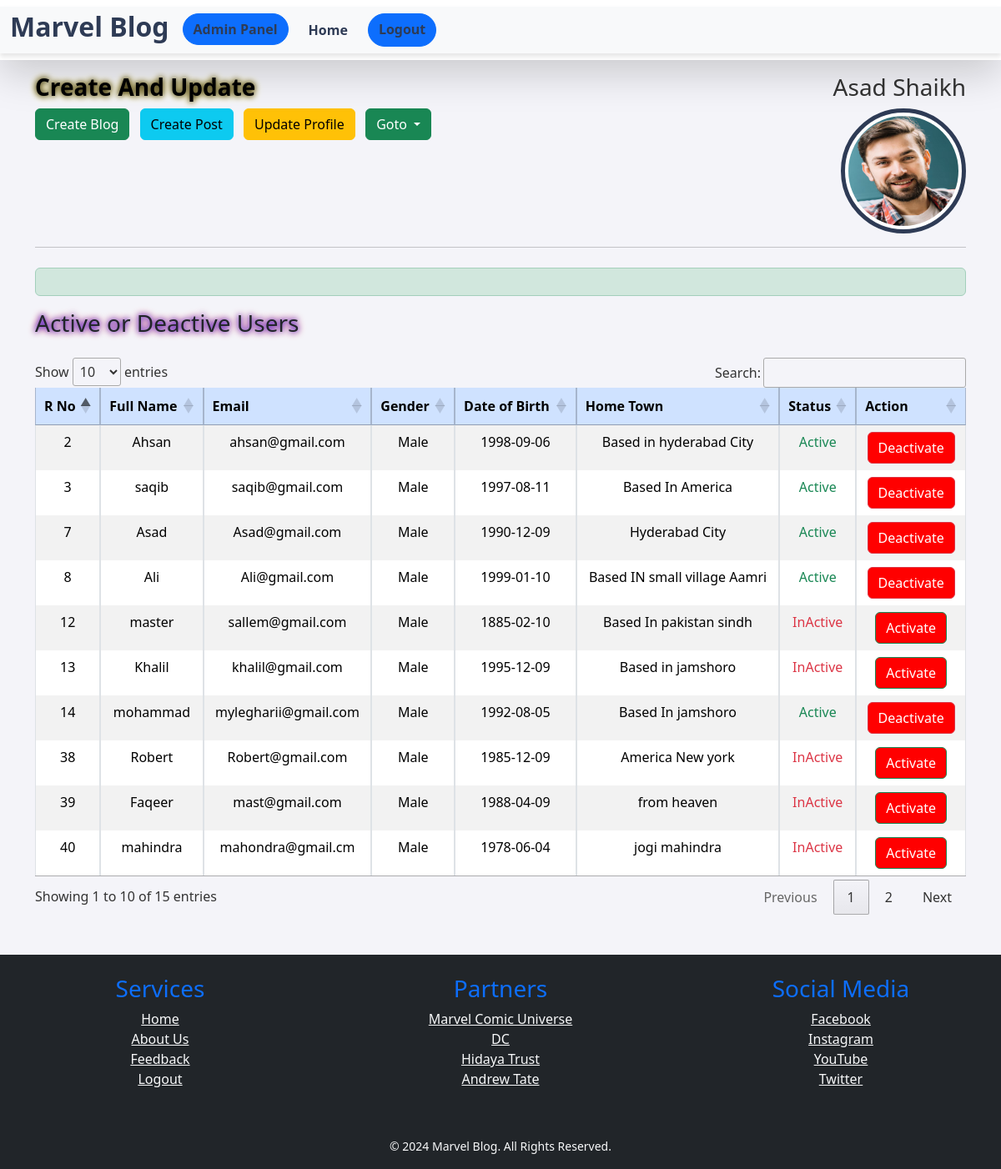
The app's page /Admin/active.php (signed in) with its own data.
### tables this page shows
CREATE TABLE `user` (
  `user_id` int(11) NOT NULL AUTO_INCREMENT,
  `role_id` int(11) DEFAULT NULL,
  `first_name` varchar(50) NOT NULL,
  `last_name` varchar(50) NOT NULL,
  `email` varchar(50) DEFAULT NULL,
  `password` text NOT NULL,
  `gender` enum('Male','Female') DEFAULT NULL,
  `date_of_birth` date DEFAULT NULL,
  `user_image` text DEFAULT NULL,
  `address` text DEFAULT NULL,
  `is_approved` enum('Pending','Approved','Rejected') DEFAULT 'Pending',
  `is_active` enum('Active','InActive') DEFAULT NULL,
  `created_at` timestamp NOT NULL DEFAULT current_timestamp() ON UPDATE current_timestamp(),
  `updated_at` timestamp NULL DEFAULT NULL,
  PRIMARY KEY (`user_id`),
  KEY `role_id` (`role_id`),
  CONSTRAINT `user_ibfk_1` FOREIGN KEY (`role_id`) REFERENCES `role` (`role_id`) ON DELETE CASCADE ON UPDATE CASCADE
);

### database_class.php (called while the page is built, shortened)
<?php
	class Database implements DatabaseDriver{
		public $connection;
		public function __construct($hostname,$username,$password,$database){
			$this->hostname = $hostname;
			$this->username = $username;
			$this->password = $password;
			$this->database = $database;
			$this->connection =  mysqli_connect($this->hostname,$this->username,$this->password,$this->database);
		}
		public function execute_query($query){
			$this->query = $query;
			return $this->result = mysqli_query($this->connection,$this->query);
		}
	}

### Admin/active.php (the view, shortened to what this page needs)
<?php include_once('../HF/header.php'); ?>
<?php require_once("../database_class.php");
$database = new Database(HOST_NAME, USER_NAME, PASSWORD, DATABASE); ?>
<div class="container mt-4">
    <div class="alert alert-success" role="alert">
    </div>
    <h3 class="text-dark font-weight-bold mb-4" style="text-shadow: 0 0 7px #0000FF, 0 0 10px red;">Active or Deactive Users</h3>
    <div class="table-responsive">
        <table id="myTable" class="table table-striped table-bordered text-center">
            <thead class="table-primary">
                <tr>
                    <th>R No</th>
                    <th>Full Name</th>
                    <th>Email</th>
                    <th>Gender</th>
                    <th>Date of Birth</th>
                    <th>Home Town</th>
                    <th>Status</th>
                    <th>Action</th>
                </tr>
            </thead>
            <tbody>
                <?php
                $query = "SELECT * FROM user ORDER BY created_at DESC";
                $result = $database->execute_query($query);
                if ($result && $result->num_rows > 0) {
                    while ($row = mysqli_fetch_assoc($result)) {
                ?>
                <tr>
                    <td><?= $row['user_id']?></td>
                    <td><?= $row['first_name']?></td>
                    <td><?= $row['email']?></td>
                    <td><?= $row['gender']?></td>
                    <td><?= $row['date_of_birth']?></td>
                    <td><?= $row['address']?></td>
                    <td class="<?= $row['is_active'] == 'Active' ? 'text-success' : 'text-danger' ?>">
                        <?= $row['is_active'] ?>
                    </td>
                    <td>
                        <form action="process.php?action=active" method="post">
                            <button type="submit" class="btn btn-<?= $row['is_active'] == 'Active' ? 'danger' : 'success' ?>">
                                <?= $row['is_active'] == 'Active' ? 'Deactivate' : 'Activate' ?>
                            </button>
                        </form>
                    </td>
                </tr>
                <?php
                    }
                } else {
                    echo "<tr><td colspan='8' class='text-center'>No users found</td></tr>";
                }
                ?>
            </tbody>
        </table>
    </div>
</div>
<?php include_once('../HF/footer.php'); ?>

### css/style.css (style rules this page uses)
body { background-color: #f4f4f9; color: #333; }

### HF/header.php (style rules this page uses)
button { padding: 10px 15px; border: none; cursor: pointer; font-size: 16px; border-radius: 5px; color: #fff; transition: background-color 0.3s ease; }
button[type="submit"]:not([value="InActive"]) { background-color: red; }

### records on screen
user: user_id "8", first_name "Ali", email "Ali@gmail.com", gender "Male", date_of_birth "1999-01-10", address "Based IN small village Aamri", is_active "Active", shows "Deactivate"
user: user_id "12", first_name "master", email "sallem@gmail.com", gender "Male", date_of_birth "1885-02-10", address "Based In pakistan sindh", is_active "InActive", shows "Activate"
user: user_id "14", first_name "mohammad", email "mylegharii@gmail.com", gender "Male", date_of_birth "1992-08-05", address "Based In jamshoro", is_active "Active", shows "Deactivate"
user: user_id "3", first_name "saqib", email "saqib@gmail.com", gender "Male", date_of_birth "1997-08-11", address "Based In America", is_active "Active", shows "Deactivate"
user: user_id "2", first_name "Ahsan", email "ahsan@gmail.com", gender "Male", date_of_birth "1998-09-06", address "Based in hyderabad City", is_active "Active", shows "Deactivate"
user: user_id "39", first_name "Faqeer", email "mast@gmail.com", gender "Male", date_of_birth "1988-04-09", address "from heaven", is_active "InActive", shows "Activate"
user: user_id "13", first_name "Khalil", email "khalil@gmail.com", gender "Male", date_of_birth "1995-12-09", address "Based in jamshoro", is_active "InActive", shows "Activate"
user: user_id "7", first_name "Asad", email "Asad@gmail.com", gender "Male", date_of_birth "1990-12-09", address "Hyderabad City", is_active "Active", shows "Deactivate"
user: user_id "40", first_name "mahindra", email "mahondra@gmail.cm", gender "Male", date_of_birth "1978-06-04", address "jogi mahindra", is_active "InActive", shows "Activate"
user: user_id "38", first_name "Robert", email "Robert@gmail.com", gender "Male", date_of_birth "1985-12-09", address "America New york", is_active "InActive", shows "Activate"

### other values on screen
$_SESSION['data']['first_name'] "Asad"
$_SESSION['data']['last_name'] "Shaikh"
